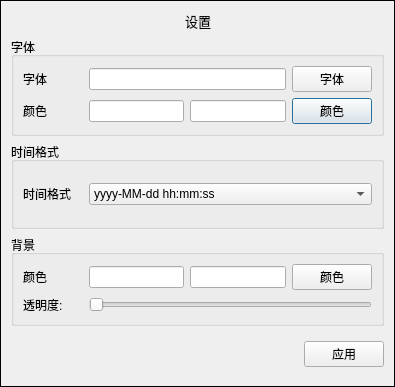
<?xml version="1.0" encoding="UTF-8"?>
<ui version="4.0">
 <class>SetDlg</class>
 <widget class="QDialog" name="SetDlg">
  <property name="geometry">
   <rect>
    <x>0</x>
    <y>0</y>
    <width>395</width>
    <height>387</height>
   </rect>
  </property>
  <property name="windowTitle">
   <string>Form</string>
  </property>
  <property name="styleSheet">
   <string notr="true">QDialog#SetDlg{
	border:1px solid rgb(0,0,0);
}</string>
  </property>
  <layout class="QVBoxLayout" name="verticalLayout">
   <item>
    <layout class="QHBoxLayout" name="horizontalLayout_2">
     <item>
      <spacer name="horizontalSpacer_2">
       <property name="orientation">
        <enum>Qt::Horizontal</enum>
       </property>
       <property name="sizeHint" stdset="0">
        <size>
         <width>40</width>
         <height>20</height>
        </size>
       </property>
      </spacer>
     </item>
     <item>
      <widget class="QLabel" name="label">
       <property name="maximumSize">
        <size>
         <width>16777215</width>
         <height>20</height>
        </size>
       </property>
       <property name="font">
        <font>
         <pointsize>10</pointsize>
        </font>
       </property>
       <property name="contextMenuPolicy">
        <enum>Qt::DefaultContextMenu</enum>
       </property>
       <property name="text">
        <string>设置</string>
       </property>
       <property name="alignment">
        <set>Qt::AlignCenter</set>
       </property>
      </widget>
     </item>
     <item>
      <spacer name="horizontalSpacer_3">
       <property name="orientation">
        <enum>Qt::Horizontal</enum>
       </property>
       <property name="sizeHint" stdset="0">
        <size>
         <width>40</width>
         <height>20</height>
        </size>
       </property>
      </spacer>
     </item>
    </layout>
   </item>
   <item>
    <widget class="QGroupBox" name="groupBox">
     <property name="title">
      <string>字体</string>
     </property>
     <layout class="QGridLayout" name="gridLayout_2">
      <item row="1" column="4">
       <widget class="QPushButton" name="pushButton_font_color">
        <property name="text">
         <string>颜色</string>
        </property>
       </widget>
      </item>
      <item row="0" column="0">
       <widget class="QLabel" name="label_2">
        <property name="minimumSize">
         <size>
          <width>60</width>
          <height>0</height>
         </size>
        </property>
        <property name="maximumSize">
         <size>
          <width>16777215</width>
          <height>16777215</height>
         </size>
        </property>
        <property name="text">
         <string>字体</string>
        </property>
       </widget>
      </item>
      <item row="1" column="2">
       <widget class="QLineEdit" name="lineEdit_font_color">
        <property name="readOnly">
         <bool>true</bool>
        </property>
       </widget>
      </item>
      <item row="1" column="0">
       <widget class="QLabel" name="label_3">
        <property name="minimumSize">
         <size>
          <width>60</width>
          <height>0</height>
         </size>
        </property>
        <property name="text">
         <string>颜色</string>
        </property>
       </widget>
      </item>
      <item row="0" column="4">
       <widget class="QPushButton" name="pushButton_font">
        <property name="styleSheet">
         <string notr="true"/>
        </property>
        <property name="text">
         <string>字体</string>
        </property>
       </widget>
      </item>
      <item row="1" column="3">
       <widget class="QLineEdit" name="lineEdit_font_rgb">
        <property name="alignment">
         <set>Qt::AlignCenter</set>
        </property>
        <property name="readOnly">
         <bool>true</bool>
        </property>
       </widget>
      </item>
      <item row="0" column="2" colspan="2">
       <widget class="QLineEdit" name="lineEdit_font">
        <property name="alignment">
         <set>Qt::AlignCenter</set>
        </property>
        <property name="readOnly">
         <bool>true</bool>
        </property>
       </widget>
      </item>
     </layout>
    </widget>
   </item>
   <item>
    <widget class="QGroupBox" name="groupBox_3">
     <property name="title">
      <string>时间格式</string>
     </property>
     <layout class="QHBoxLayout" name="horizontalLayout">
      <item>
       <widget class="QLabel" name="label_7">
        <property name="maximumSize">
         <size>
          <width>60</width>
          <height>16777215</height>
         </size>
        </property>
        <property name="text">
         <string>时间格式</string>
        </property>
       </widget>
      </item>
      <item>
       <widget class="QComboBox" name="comboBox_timetype">
        <property name="layoutDirection">
         <enum>Qt::LeftToRight</enum>
        </property>
        <item>
         <property name="text">
          <string>yyyy-MM-dd hh:mm:ss</string>
         </property>
        </item>
        <item>
         <property name="text">
          <string>yyyy/MM/dd hh:mm:ss</string>
         </property>
        </item>
        <item>
         <property name="text">
          <string>dd-MM-yyyy hh:mm:ss</string>
         </property>
        </item>
        <item>
         <property name="text">
          <string>yy-MM-dd hh:mm:ss:zzz</string>
         </property>
        </item>
        <item>
         <property name="text">
          <string>hh:mm:ss</string>
         </property>
        </item>
        <item>
         <property name="text">
          <string>hh:mm:ss:z</string>
         </property>
        </item>
        <item>
         <property name="text">
          <string>hh:mm:ss:zzz</string>
         </property>
        </item>
       </widget>
      </item>
     </layout>
    </widget>
   </item>
   <item>
    <widget class="QGroupBox" name="groupBox_2">
     <property name="title">
      <string>背景</string>
     </property>
     <layout class="QGridLayout" name="gridLayout">
      <item row="1" column="0">
       <widget class="QLabel" name="label_4">
        <property name="minimumSize">
         <size>
          <width>60</width>
          <height>0</height>
         </size>
        </property>
        <property name="text">
         <string>透明度:</string>
        </property>
       </widget>
      </item>
      <item row="0" column="0">
       <widget class="QLabel" name="label_6">
        <property name="minimumSize">
         <size>
          <width>60</width>
          <height>0</height>
         </size>
        </property>
        <property name="text">
         <string>颜色</string>
        </property>
       </widget>
      </item>
      <item row="0" column="1">
       <widget class="QLineEdit" name="lineEdit_background_color">
        <property name="minimumSize">
         <size>
          <width>0</width>
          <height>0</height>
         </size>
        </property>
        <property name="readOnly">
         <bool>true</bool>
        </property>
       </widget>
      </item>
      <item row="0" column="2">
       <widget class="QLineEdit" name="lineEdit_background_rgb">
        <property name="alignment">
         <set>Qt::AlignCenter</set>
        </property>
        <property name="readOnly">
         <bool>true</bool>
        </property>
       </widget>
      </item>
      <item row="0" column="3">
       <widget class="QPushButton" name="pushButton_background_color">
        <property name="maximumSize">
         <size>
          <width>80</width>
          <height>16777215</height>
         </size>
        </property>
        <property name="text">
         <string>颜色</string>
        </property>
       </widget>
      </item>
      <item row="1" column="1" colspan="3">
       <widget class="QSlider" name="horizontalSlider_background_alpha">
        <property name="maximum">
         <number>255</number>
        </property>
        <property name="value">
         <number>0</number>
        </property>
        <property name="orientation">
         <enum>Qt::Horizontal</enum>
        </property>
       </widget>
      </item>
     </layout>
    </widget>
   </item>
   <item>
    <layout class="QHBoxLayout" name="horizontalLayout_3">
     <item>
      <spacer name="horizontalSpacer">
       <property name="orientation">
        <enum>Qt::Horizontal</enum>
       </property>
       <property name="sizeHint" stdset="0">
        <size>
         <width>58</width>
         <height>44</height>
        </size>
       </property>
      </spacer>
     </item>
     <item>
      <widget class="QPushButton" name="pushButton_close">
       <property name="maximumSize">
        <size>
         <width>16777215</width>
         <height>16777215</height>
        </size>
       </property>
       <property name="styleSheet">
        <string notr="true"/>
       </property>
       <property name="text">
        <string>应用</string>
       </property>
      </widget>
     </item>
    </layout>
   </item>
  </layout>
 </widget>
 <tabstops>
  <tabstop>pushButton_close</tabstop>
  <tabstop>pushButton_font</tabstop>
  <tabstop>pushButton_font_color</tabstop>
  <tabstop>comboBox_timetype</tabstop>
  <tabstop>pushButton_background_color</tabstop>
  <tabstop>horizontalSlider_background_alpha</tabstop>
  <tabstop>lineEdit_background_color</tabstop>
  <tabstop>lineEdit_font_color</tabstop>
  <tabstop>lineEdit_font</tabstop>
 </tabstops>
 <resources/>
 <connections/>
</ui>
